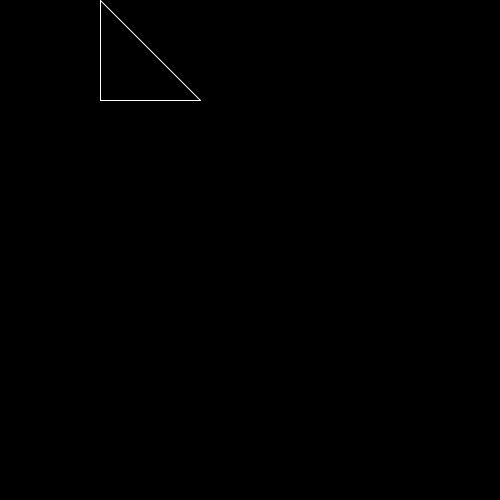
Frame 1 (no input)
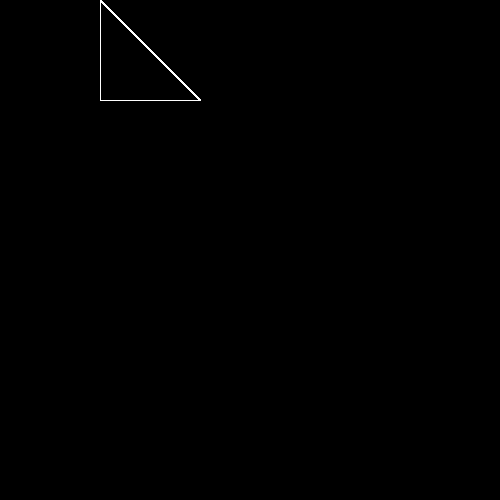
Frame 60 (the mouse pressed at the canvas centre just before this capture)
Frame 120 (the mouse held since frame 60 and released just before this capture): identical to frame 60, image omitted

The Processing sketch that drew these frames (run headless with seeded random() and noise(); from frame 60 on, the mouse is pressed at the canvas centre):

// Processing sketch: H09OPDR8
// ── H09OPDR8.pde
void setup() {
  size(500, 500);
  background(0);
}
void draw() {
  stroke(255, 255, 255);
  driehoek(100,0,100,100);
}
void driehoek(int x,int y,int w ,int h) {
line(x,y,x+w,h);
line(x,y+h,x+w,y+h);
line(x,y,x,y+h);
}
